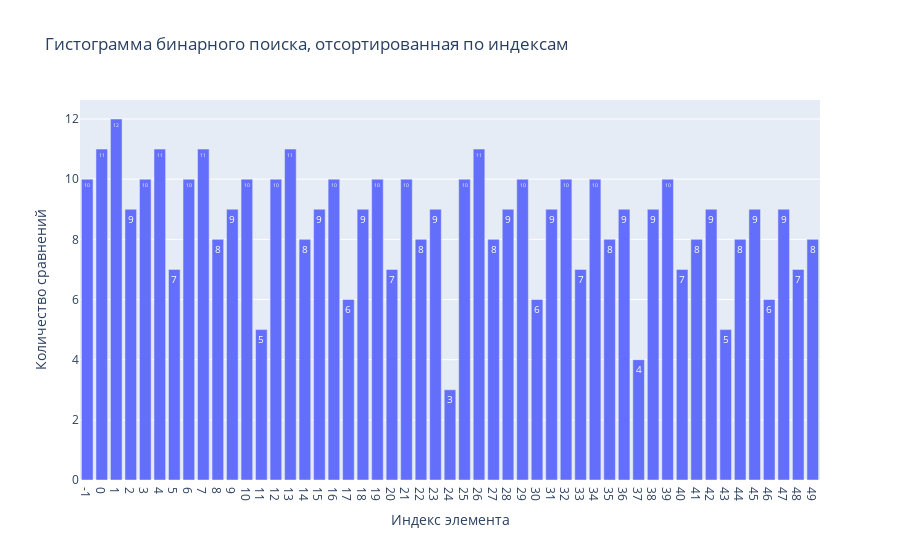
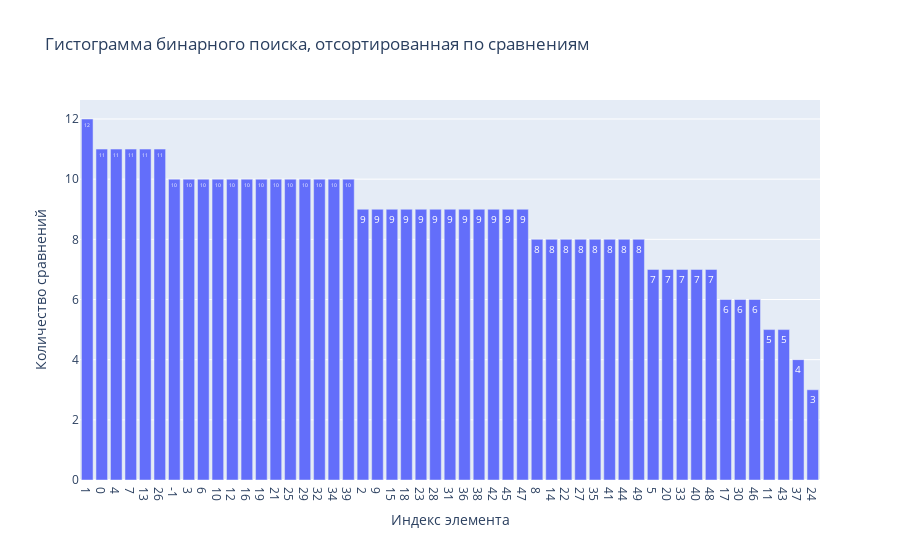

Notebook code cell kept with these figures, in order:
### Markdown cell above
# Гистограммы бинарного поиска

### Code cell
graph = plt.graph_objs.Figure()
graph.add_bar(x=[str(el) for el in index], y=comparisonCounts, text=comparisonCounts, textposition='auto')
graph.update_layout(xaxis_title="Индекс элемента", yaxis_title="Количество сравнений")
graph.update_layout(title='Гистограмма бинарного поиска, отсортированная по индексам')
graph.show()


index, comparisonCounts = zip(*sorted(zip(index, comparisonCounts), key=lambda x: x[1]))
graph = plt.graph_objs.Figure()
graph.add_bar(x=[str(el) for el in index], y=comparisonCounts, text=comparisonCounts, textposition='auto')
graph.update_layout(xaxis_title="Индекс элемента", yaxis_title="Количество сравнений")
graph.update_layout(xaxis={'categoryorder': 'total descending'})
graph.update_layout(title='Гистограмма бинарного поиска, отсортированная по сравнениям')
graph.show()

### Figure 1 — Plotly figure (JSON) as saved in the notebook; plotly's stock layout.template omitted (floating-point values rounded to 4 significant figures)
{"data": [{"text": ["10", "11", "12", "9", "10", "11", "7", "10", "11", "8", "9", "10", "5", "10", "11", "8", "9", "10", "6", "9", "10", "7", "10", "8", "9", "3", "10", "11", "8", "9", "10", "6", "9", "10", "7", "10", "8", "9", "4", "9", "10", "7", "8", "9", "5", "8", "9", "6", "9", "7", "8"], "textposition": "auto", "type": "bar", "x": ["-1", "0", "1", "2", "3", "4", "5", "6", "7", "8", "9", "10", "11", "12", "13", "14", "15", "16", "17", "18", "19", "20", "21", "22", "23", "24", "25", "26", "27", "28", "29", "30", "31", "32", "33", "34", "35", "36", "37", "38", "39", "40", "41", "42", "43", "44", "45", "46", "47", "48", "49"], "y": [10, 11, 12, 9, 10, 11, 7, 10, 11, 8, 9, 10, 5, 10, 11, 8, 9, 10, 6, 9, 10, 7, 10, 8, 9, 3, 10, 11, 8, 9, 10, 6, 9, 10, 7, 10, 8, 9, 4, 9, 10, 7, 8, 9, 5, 8, 9, 6, 9, 7, 8]}], "layout": {"title": {"text": "Гистограмма бинарного поиска, отсортированная по индексам"}, "xaxis": {"title": {"text": "Индекс элемента"}}, "yaxis": {"title": {"text": "Количество сравнений"}}}}

### Figure 2 — Plotly figure (JSON) as saved in the notebook; plotly's stock layout.template omitted (floating-point values rounded to 4 significant figures)
{"data": [{"text": ["3", "4", "5", "5", "6", "6", "6", "7", "7", "7", "7", "7", "8", "8", "8", "8", "8", "8", "8", "8", "9", "9", "9", "9", "9", "9", "9", "9", "9", "9", "9", "9", "10", "10", "10", "10", "10", "10", "10", "10", "10", "10", "10", "10", "10", "11", "11", "11", "11", "11", "12"], "textposition": "auto", "type": "bar", "x": ["24", "37", "11", "43", "17", "30", "46", "5", "20", "33", "40", "48", "8", "14", "22", "27", "35", "41", "44", "49", "2", "9", "15", "18", "23", "28", "31", "36", "38", "42", "45", "47", "-1", "3", "6", "10", "12", "16", "19", "21", "25", "29", "32", "34", "39", "0", "4", "7", "13", "26", "1"], "y": [3, 4, 5, 5, 6, 6, 6, 7, 7, 7, 7, 7, 8, 8, 8, 8, 8, 8, 8, 8, 9, 9, 9, 9, 9, 9, 9, 9, 9, 9, 9, 9, 10, 10, 10, 10, 10, 10, 10, 10, 10, 10, 10, 10, 10, 11, 11, 11, 11, 11, 12]}], "layout": {"title": {"text": "Гистограмма бинарного поиска, отсортированная по сравнениям"}, "xaxis": {"categoryorder": "total descending", "title": {"text": "Индекс элемента"}}, "yaxis": {"title": {"text": "Количество сравнений"}}}}
